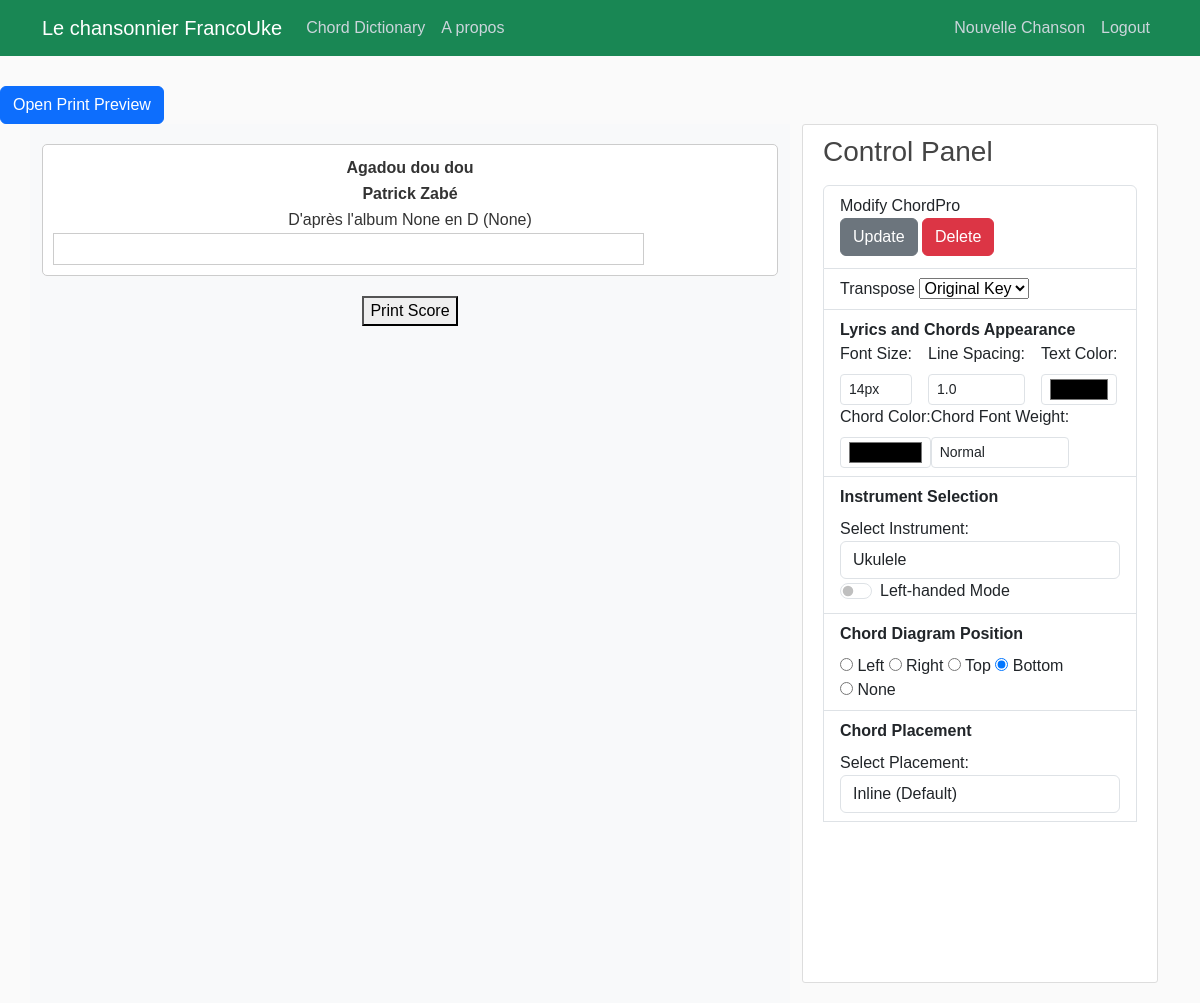
The app's page /score/360/ (signed in) with its own data.
### songbook/models.py (models this page shows, shortened)
class Song(models.Model):
    songTitle = models.CharField(max_length=100, blank=True, null=True)
    songChordPro = models.TextField()  # Original
    lyrics_with_chords = models.JSONField(null=True, blank=True)
    metadata = models.JSONField(blank=True, null=True)  # Stores metadata as JSON
    date_posted = models.DateField(default=timezone.now)
    contributor = models.ForeignKey(User, on_delete=models.CASCADE)
    abc_notation = models.TextField(blank=True, null=True, help_text="Optional ABC notation for this song.")
    tags = TaggableManager(blank=True)

### users/models.py (models this page shows)
class UserPreference(models.Model):
    user = models.OneToOneField(User, on_delete=models.CASCADE, related_name='preferences')
    transpose_value = models.IntegerField(default=0)  # e.g., semitone adjustments
    font_size = models.CharField(max_length=5, default="14px")
    line_spacing = models.FloatField(default=1.2)
    text_color = models.CharField(max_length=7, default="#000000")  # Hex color
    chord_color = models.CharField(max_length=7, default="#FF0000")  # Hex color
    chord_weight = models.CharField(max_length=10, default="normal")
    instrument = models.CharField(
           max_length=20,
            choices=[
            ("guitar", "Guitar"),
            ("ukulele", "Ukulele"),
            ("baritone_ukulele", "Baritone Ukulele"),
            ("banjo", "Banjo"),
            ("mandolin", "Mandolin"),
        ],
           default="ukulele")
    is_lefty = models.BooleanField(default=False)
    chord_diagram_position = models.CharField(max_length=10, default="bottom")
    chord_placement = models.CharField(max_length=20, default="inline")

### songbook/views.py (the view)
# urls.py: path('score/<int:pk>/', ScoreView.as_view(),name='score'),
class ScoreView(DetailView):
    model = Song
    template_name = 'songbook/song_simplescore.html'  # Temporary template for experiments
    context_object_name = 'score'
    def get_context_data(self, **kwargs):
        context = super().get_context_data(**kwargs)
        if self.request.user.is_authenticated:
            preferences, created = UserPreference.objects.get_or_create(user=self.request.user)
            context["preferences"] = preferences
        else:
            context["preferences"] = None  # Handle unauthenticated users if necessary
        return context

### songbook/templates/songbook/song_simplescore.html (shortened to what this page needs)
{% load static %}
<!DOCTYPE html>
<html lang="en">
<head>
<link href="https://cdn.jsdelivr.net/npm/bootstrap@5.3.3/dist/css/bootstrap.min.css" rel="stylesheet">
    {% if pdf_generation %}
        <link rel="stylesheet" href="file://{{ STATIC_ROOT }}/songbook/main.css">
        <link rel="stylesheet" href="file://{{ STATIC_ROOT }}/songbook/song_simplescore.css">
    {% else %}
        <link rel="stylesheet" type="text/css" href="{% static 'songbook/main.css' %}">
        <link rel="stylesheet" href="{% static 'songbook/song_simplescore.css' %}">
    {% endif %}
</head>
<body>
    <header class="site-header">
        {% include "partials/_navbar.html" %}
      </header>
      <button type="button" class="btn btn-primary mt-3" data-bs-toggle="modal" data-bs-target="#printPreviewModal">
        Open Print Preview
    </button>
      <main role="main" class="container">
        <div class="row">
            <div class="col-8 bg-light">
                <div id="printableScore" style="background-color:#FFF; padding: 10px; border: 1px solid #ccc; border-radius: 5px; max-width: 800px; margin: 20px auto;">
                    <table id="song_header" table table-borderless style="width: 100%; margin: 0 auto; padding: 1;">
                        <tbody>
                            <tr style="height:fit-content;">
                                <td class="col-3">
                                </td>
                                <td class="col-6" style="text-align: center; font-weight: bolder;">{{ score.songTitle }}</td>
                                <td class="col-3" style="text-align: right;">
                                </td>
                            </tr>
                            <tr>
                                <td class="col-sm-3">
                                    </td>
                                <td class="col-sm-6" style="text-align: center; font-weight: bolder;">{{ score.metadata.artist }}</td>
                                <td class="col-sm-3"></td>
                            </tr>
                            <tr>
                                <td colspan="3" style="text-align: center; " id="recording">D'après l'album {{ score.metadata.album }} en {{ score.metadata.key }} ({{ score.metadata.year }})</td>
                            </tr>
                        </tbody>
                    </table>
                <div id="lyrics-and-chords" class="row">
                    <div class="col-10">
                        <div id="lyrics-container" class="lyrics-container">
                        </div>
                    </div>
                    <div id="right-chord-diagram-placeholder" class="col-2"></div>
                </div>
            </div>
        <button onclick="printDiv('printableScore')" style="display: block; margin: 20px auto;">Print Score</button>
        </div>
            <div class="col-4">
                {% include "partials/_control_panel.html" %}
            </div>
    </main>
</body>
</html>

### songbook/templates/partials/_control_panel.html (shortened to what this page needs)
{% load static %}
<div class="content-section">
    <h3>Control Panel</h3>
    <p class='text-muted'>
      <ul class="list-group">
        <li class="list-group-item list-group-item-heavy">Modify ChordPro<div>
          <a class="btn btn-secondary btn-sm-mt-1 mb-1" href ="{% url 'song-update' object.id %}">Update</a>
          <a class="btn btn-danger btn-sm-mt-1 mb-1" href ="{% url 'song-delete' object.id %}">Delete</a>
        </div>
        </li>
        <li class="list-group-item list-group-item-heavy">Transpose
          <select id="transpose-select" onchange="transposeSong(this.value)">
            <option value="0">Original Key</option>
        </select>
        </li>
        <li class="list-group-item list-group-item-heavy">
            <strong>Lyrics and Chords Appearance</strong>
            <div class="control-panel mt-12 d-flex flex-wrap align-items-center">
                <div class="me-3">
                    <label for="fontSize" class="form-label">Font Size:</label>
                    <select id="fontSize" onchange="updateStyle('fontSize', this.value)" class="form-control form-control-sm">
                        <option value="14px" {% if preferences.font_size == "14px" %}selected{% endif %}>14px</option>
                    </select>
                </div>
                <div class="me-3">
                    <label for="lineSpacing" class="form-label">Line Spacing:</label>
                    <select id="lineSpacing" onchange="updateStyle('lineHeight', this.value)" class="form-control form-control-sm">
                        <option value="1.0" {% if preferences.line_spacing == "1.0" %}selected{% endif %}>1.0</option>
                    </select>
                </div>
                <div class="me-8">
                    <label for="textColor" class="form-label">Text Color:</label>
                    <input type="color" id="textColor" onchange="updateStyle('color', this.value)" class="form-control form-control-sm">
                </div>
                <div class="me-8">
                    <label for="chordColor" class="form-label">Chord Color:</label>
                    <input type="color" id="chordColor" onchange="updateStyle('chordColor', this.value)" class="form-control form-control-sm">
                </div>
                <div class="me-8">
                    <label for="chordWeight" class="form-label">Chord Font Weight:</label>
                    <select id="chordWeight" onchange="updateStyle('chordWeight', this.value)" class="form-control form-control-sm">
                        <option value="normal">Normal</option>
                    </select>
                </div>
          </div>
      </li>
      <li class="list-group-item list-group-item-heavy">
          <strong>Instrument Selection</strong>
          <div class="control-panel mt-2">
              <label for="instrument-selector">Select Instrument:</label>
              <select id="instrument-selector" class="form-control">
                <option value="ukulele" {% if preferences.instrument == "ukulele" %}selected{% endif %}>Ukulele</option>
            </select>
          </div>
          <div class="form-check form-switch">
            <input class="form-check-input" type="checkbox" id="isLeftyToggle" onchange="updateLeftyMode()">
            <label class="form-check-label" for="isLeftyToggle">Left-handed Mode</label>
        </div>
      </li>
      <li class="list-group-item list-group-item-heavy">
          <strong>Chord Diagram Position</strong>
          <form id="layout-form" class="mt-2">
              <label>
                  <input type="radio" name="diagram-position" value="left"> Left
              </label>
              <label>
                  <input type="radio" name="diagram-position" value="right"> Right
              </label>
              <label>
                  <input type="radio" name="diagram-position" value="top"> Top
              </label>
              <label>
                  <input type="radio" name="diagram-position" value="bottom" checked> Bottom
              </label>
              <label>
                <input type="radio" name="diagram-position" value="none"> None
            </label>
          </form>
      </li>
      <li class="list-group-item list-group-item-heavy">
        <strong>Chord Placement</strong>
        <div class="control-panel mt-2">
            <label for="chord-placement">Select Placement:</label>
            <select id="chord-placement" class="form-control" onchange="updateChordPlacement(this.value)">
                <option value="inline" selected>Inline (Default)</option>
            </select>
        </div>
    </li>
    <iframe src="https://www.youtube.com/embed/xm7pCeutod4?si=cUjr6n2Cp6t5FGgn" title="YouTube video player" frameborder="0" allow="accelerometer; autoplay; clipboard-write; encrypted-media; gyroscope; picture-in-picture; web-share" allowfullscreen></iframe>
  </ul>
</div>
</div>

### songbook/static/songbook/main.css (style rules this page uses)
body { background: #fafafa; color: #333333; margin-top: 5rem; }
h1, h2, h3, h4, h5, h6 { color: #444444; }
ul { margin: 0; }
.content-section { background: #ffffff; padding: 10px 20px; border: 1px solid #dddddd; border-radius: 3px; margin-bottom: 20px; }
#fontSize, #textColor, #lineSpacing, #chordColor, #chordWeight { margin-right: 10px; }
.lyrics-container { line-height: 1.0; }

### songbook/static/songbook/song_simplescore.css (style rules this page uses)
body { font-family: Arial, sans-serif; padding-top: 70px; margin: 0; }
#song_header { width: 100%; border-collapse: collapse; margin-bottom: 10px; }
#song_header td { padding: 1px; text-align: center; border: 0px solid #ddd; background-color: #fff; }
#song_header td[colspan="3"] { text-align: center; }
#chord-container, .lyrics-container { border: 1px solid #ccc; padding: 5px; background-color: #f9f9f9; }
.lyrics-container { background-color: #fff; padding: 15px; flex-grow: 1; transition:all 0.3 ease; }
.row > div:not(.lyrics-container) { text-align: left; }
#recording { text-align: center; }

### records on screen
Song: songTitle "Agadou dou dou", metadata.artist "Patrick Zabé", metadata.album "None", metadata.key "D", metadata.year "None"
UserPreference: font_size "14px", instrument "Ukulele"
